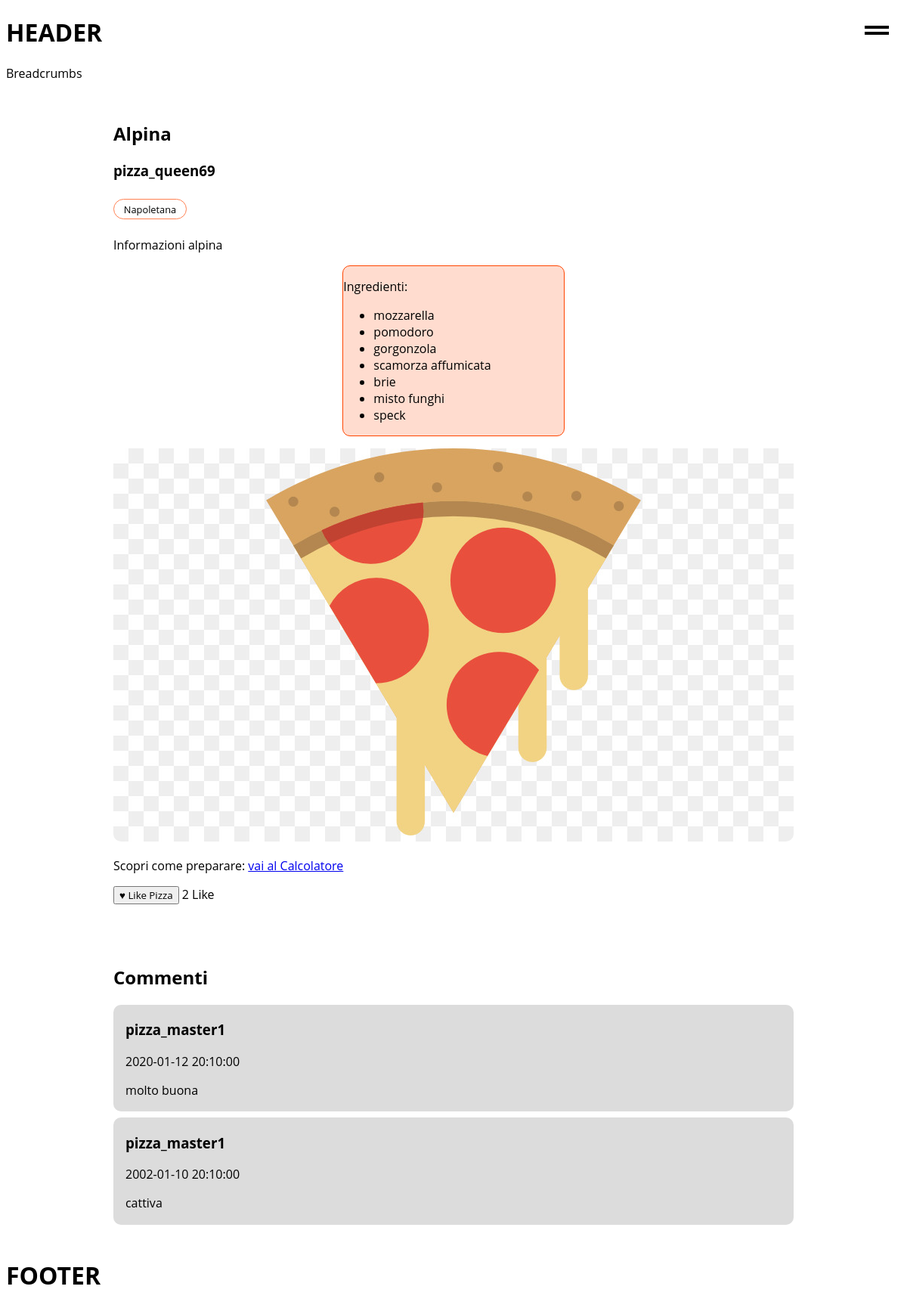
Screenshot of /pages/php/ricetta.php?id=6 with the database file from the repository.
### tables this page shows
CREATE TABLE ricette (
    id INT AUTO_INCREMENT,
    nome VARCHAR(50) NOT NULL,
    vegetariana BOOLEAN DEFAULT FALSE,
    tipo VARCHAR(20) NOT NULL, 
    ingredienti TEXT NOT NULL,
    informazioni TEXT NOT NULL,
    autore INT NOT NULL,
    nome_immagine VARCHAR(255) DEFAULT "default.jpg",
    PRIMARY KEY (id),
    UNIQUE (nome),
    FOREIGN KEY (autore) REFERENCES utenti (id)
);

CREATE TABLE utenti (
    id INT AUTO_INCREMENT,
    email VARCHAR(50) NOT NULL,
    pword VARCHAR(256) NOT NULL,
    username VARCHAR(20) NOT NULL,
    is_admin BOOLEAN DEFAULT FALSE,
    PRIMARY KEY (id),
    UNIQUE (username)
);

### scripts/php/replace.php (called while the page is built)
<?php
function replace($string_input, $array_replacements) {
  foreach ($array_replacements as $key => $value) {
    $string_input = str_replace($key, $value, $string_input);
  }
  return $string_input;
}
?>

### pages/php/ricetta.php (the view, shortened to what this page needs)
<?php
require_once(__DIR__ . "/../../scripts/php/replace.php");
$ricetta_id = $_GET['id'];
$sql = "SELECT utenti.username AS autore,
               ricette.nome AS nome,
               ricette.tipo AS tipo,
               ricette.vegetariana AS vegetariana,
               ricette.informazioni AS informazioni,
               ricette.ingredienti AS ingredienti,
               ricette.nome_immagine AS immagine
        FROM ricette JOIN utenti ON ricette.autore=utenti.id
        WHERE ricette.id=\"$ricetta_id\"";
$result = $GLOBALS["db_connection"]->query($sql);
$row = $result->fetch_assoc();
$ricetta_nome = $row["nome"];
$ricetta_autore = $row["autore"];
$ricetta_tipo = $row["tipo"];
$ricetta_informazioni = $row["informazioni"];
$ricetta_immagine = $row["immagine"];
$ricetta_vegetariana = "";
$ricetta_ingredienti = "";
$ingredienti = $row["ingredienti"];
$array_ingredienti = explode(',', $ingredienti);
foreach ($array_ingredienti as $ingrediente) {
  $ingrediente = trim($ingrediente);
  $html_ingrediente = file_get_contents(__DIR__ . "/../html/components/ricetta_ingrediente.html");
  $html_ingrediente = str_replace("<placeholder_sql_ricetta_ingrediente />", $ingrediente, $html_ingrediente);
  $ricetta_ingredienti .= $html_ingrediente . "\n";
}
$sql = "SELECT COUNT(*) AS n_likes
        FROM likes JOIN ricette ON likes.ricetta=ricette.id
        WHERE ricette.id=\"$ricetta_id\"";
$result = $GLOBALS["db_connection"]->query($sql);
$row = $result->fetch_assoc();
$ricetta_likes = $row["n_likes"];
$ricetta_commenti = "";
$html_ricetta_commento_template = file_get_contents(__DIR__ . "/../html/components/ricetta_commento.html");
$sql = "SELECT commenti.contenuto AS contenuto,
               commenti.data_ora AS data_ora,
               utenti.username AS username
        FROM commenti JOIN utenti ON commenti.autore=utenti.id
        WHERE commenti.ricetta=\"$ricetta_id\"";
$result = $GLOBALS["db_connection"]->query($sql);
while ($row = $result->fetch_assoc()) {
  $replacements_commento = [
    "<placeholder_sql_ricetta_commento_username />" => $row["username"],
    "<placeholder_sql_ricetta_commento_dataora />" => $row["data_ora"],
    "<placeholder_sql_ricetta_commento_contenuto />" => $row["contenuto"]
  ];
  $html_ricetta_commento = replace($html_ricetta_commento_template, $replacements_commento);
  $ricetta_commenti .= $html_ricetta_commento . "\n";
}
$page = file_get_contents(__DIR__ . "/../html/ricetta.html");
$replacements = [
  "<placeholder_head_default_tags />" => file_get_contents(__DIR__ . "/../html/components/head_default_tags.html"),
  "<placeholder_header />" => file_get_contents(__DIR__ . "/../html/components/header.html"),
  "<placeholder_footer />" => file_get_contents(__DIR__ . "/../html/components/footer.html"),
  "<placeholder_breadcrumbs />" => file_get_contents(__DIR__ . "/../html/components/breadcrumbs.html"),
  "<placeholder_nav />" => file_get_contents(__DIR__ . "/../html/components/nav.html"),
  "<placeholder_sql_ricetta_nome />" => $ricetta_nome,
  "<placeholder_sql_ricetta_autore />" => $ricetta_autore,
  "<placeholder_sql_ricetta_tipo />" => $ricetta_tipo,
  "<placeholder_sql_ricetta_vegetariana_tag />" => $ricetta_vegetariana,
  "<placeholder_sql_ricetta_informazioni />" => $ricetta_informazioni,
  "<placeholder_sql_ricetta_ingredienti />" => $ricetta_ingredienti,
  "<placeholder_sql_ricetta_immagine />" => $ricetta_immagine,
  "<placeholder_sql_likes />" => $ricetta_likes,
  "<placeholder_sql_ricetta_commenti />" => $ricetta_commenti
];
echo replace($page, $replacements);
?>

### styles/style.css (style rules this page uses)
main { width: fit-content; max-width: 1024px; margin: auto; padding: 1em; }
.ricette-tags { padding: 0; }
.ricetta-tag-pizza { display: inline-block; list-style-type: none; padding: 0.3em 1em; margin: 0.5em 0em; border-radius: 5em; border: 1px solid coral; font-size: 0.8em; }
.ricetta-image { width: 100%; border-radius: 10px; }
.commenti { margin-top: 5em; }
.commento { background-color: rgb(220, 220, 220); border-radius: 10px; padding: 0.1em 1em; margin: 0.5em 0em; }
.ricetta-ingredienti-container { width: fit-content; margin: 1em auto; padding-right: 6em; background-color: rgb(255, 220, 207); border: 1px solid orangered; border-radius: 10px; }
* { font-family: "Open Sans", sans-serif; }
#main-navigation-toggle ~ label { cursor: pointer; position: fixed; right: 1rem; top: 1rem; z-index: 100; background-color: white; }
#main-navigation-toggle ~ label span { display: block; height: 2rem; padding: 0.5rem; position: relative; transition: transform calc(var(--td) * 3) var(--te); width: 2rem; }
#main-navigation-toggle ~ label span::before, #main-navigation-toggle ~ label span::after { background-color: #000; bottom: 0; content: ""; height: 4px; margin: auto; position: absolute; left: 0; right: 0; top: 0; width: calc(100% - 1em); transition: all 0.3s; }
#main-navigation-toggle ~ label span::before { transform: rotate(0) translateY(-100%); }
#main-navigation-toggle ~ label span::after { transform: rotate(0) translateY(100%); }

### rows the page displays
ricette: replace($page, $replacements) "HEADER Breadcrumbs Alpina pizza_queen69 Napoletana Informazioni alpina Ingredienti: mozzarella pomodoro gorgonzola scamorza affumicata brie misto funghi speck Scopri come preparare: vai al Calcolatore ♥ Like Pizza 2 Like Commenti pizza_master1 2020-01-12 20:10:00 molto buona pizza_master1 2002-01-10 20:10:00 cattiva FOOTER", nome_immagine+informazioni+tipo (placeholder picture)
